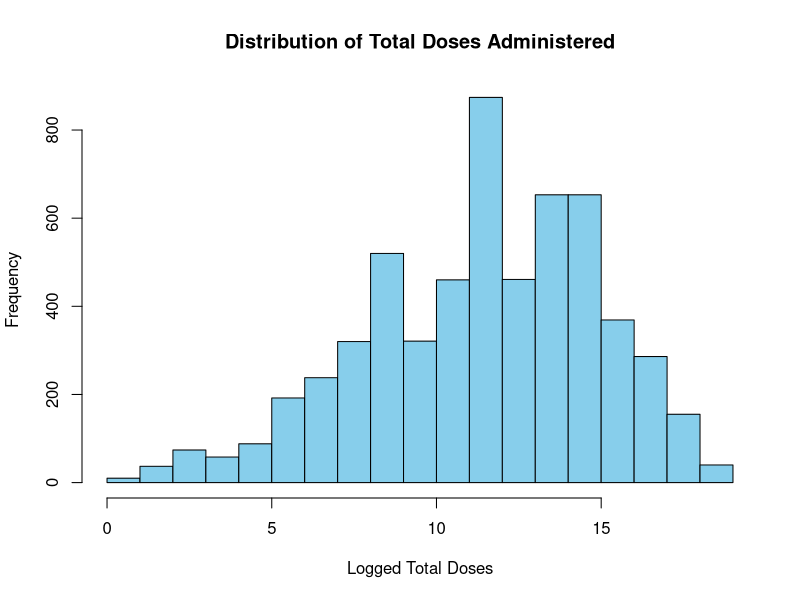

The R source for this figure: (Note: this script raises an error after producing the figure.)
## ---- chunk 1
# Load necessary libraries
library(dplyr)
library(tidyr)

## ---- chunk 2
# Load the database
vaccinations <- read.csv("vaccination-administration-bydosenumber_grouped.csv")
head(vaccinations)

# Provinces included in this database
unique_values <- vaccinations %>% distinct(prename)
unique_count <- n_distinct(vaccinations$prename)

unique_values
unique_count

## ---- chunk 3
# Data Cleaning Processes

# Drop empty columns
vaccinations_simplified <- vaccinations %>% select(week_end, pruid, prename, vaccine_group, product_name, numtotal_totaldoses_admin, numtotal_dose1_admin, numtotal_dose2_admin, numtotal_dose3_admin, numtotal_dose4_admin, numtotal_dose5._admin, numtotal_dosenotreported_admin)

# Handle missing values
# Remove rows with missing values
vaccinations_cleaned <- na.omit(vaccinations_simplified)

## ---- chunk 4
unique_groups <- vaccinations_cleaned %>% distinct(vaccine_group)
unique_groups
head(vaccinations_cleaned)

## ---- chunk 5
# Log-transformed total doses admin
vaccinations_cleaned <- vaccinations_cleaned %>%
  mutate(log_total_doses = log(numtotal_totaldoses_admin))

# Histogram of numerical distribution
hist(vaccinations_cleaned$log_total_doses, main="Distribution of Total Doses Administered", xlab="Logged Total Doses", col="skyblue")

# Categorical distributions
vaccinations_cleaned %>% 
  count(vaccine_group) %>%
  ggplot(aes(x=reorder(vaccine_group, n), y=n)) +
  geom_bar(stat="identity", fill="steelblue") +
  coord_flip() +
  labs(title="Count of Vaccinations by Vaccine Group", x="Vaccine Group", y="Count")

# Time series analysis
vaccinations_cleaned %>%
  group_by(week_end) %>%
  summarise(total_doses = sum(numtotal_totaldoses_admin)) %>%
  ggplot(aes(x=as.Date(week_end), y=total_doses)) +
  geom_line(color="darkgreen") +
  labs(title="Total Doses Administered Over Time", x="Week End", y="Total Doses")

## ---- chunk 6
library(scales)

## ---- chunk 7
# Vaccinations by provinces
vaccinations_cleaned %>%
  filter(prename != "Canada") %>%
  group_by(prename) %>%
  ggplot(aes(x=reorder(prename, numtotal_totaldoses_admin), y=numtotal_totaldoses_admin)) +
  geom_bar(stat="identity", fill="purple") +
  coord_flip() +
  labs(title="Total Doses Administered by Province", x="Province", y="Total Doses") +
  scale_y_continuous(labels = comma)

## ---- chunk 8
# Correlations between dose levels
dose_data <- vaccinations_cleaned %>% select(starts_with("numtotal_dose"))
corr_matrix <- cor(dose_data, use="complete.obs")
corrplot::corrplot(corr_matrix, method="circle")

# Detect for outliers
vaccinations_cleaned %>%
  select(starts_with("numtotal_dose")) %>%
  gather(dose_type, dose_value) %>%
  ggplot(aes(x=dose_type, y=dose_value)) +
  geom_boxplot(fill="orange") +
  labs(title="Distribution of Doses Administered by Type", x="Dose Type", y="Number of Doses")

## ---- chunk 9
# Load required libraries
library(readr)
library(dplyr)
library(ggplot2)
library(scales)
library(lubridate)

# Read the CSV file
data <- read.csv("vaccination-administration-bydosenumber_grouped.csv")

ontario_data <- data %>%
  filter(prename == "Ontario")

original_line <- ontario_data %>%
  group_by(week_end) %>% # 'week_end' is the date column
  summarize(total_doses = sum(numtotal_dose1_admin, na.rm = TRUE)) # 'numtotal_dose1_admin' is the dose column

# Create summarized data for each vaccine group
group_lines <- ontario_data %>%
  group_by(week_end, vaccine_group) %>%
  summarize(total_doses = sum(numtotal_dose1_admin, na.rm = TRUE)) %>%
  ungroup()

# Plot the graph
ggplot() +
  geom_line(data = original_line, aes(x = week_end, y = total_doses, color = "Original"), size = 1.2) +
  geom_line(data = group_lines, aes(x = week_end, y = total_doses, color = vaccine_group), size = 1) +
  labs(
    title = "Vaccination Trends in Ontario",
    x = "Week Ending",
    y = "Total Dose 1 Administered",
    color = "Vaccine Group"
  ) +
  theme_minimal() +
  scale_color_manual(
    values = c("Original" = "black", 
               "Moderna Spikevax formulations" = "blue", 
               "Pfizer-BioNTech Comirnaty formulations" = "red",
               "Moderna Spikevax vaccines with the original strain" = "purple",
               "Pfizer-BioNTech Comirnaty vaccines with the original strain" = "green",
               "Vaccines with the XBB.1.5 strain" = "orange")
  )
## ---- chunk 10
write.csv(vaccinations_cleaned, "vaccinations_cleaned.csv", row.names = FALSE)

